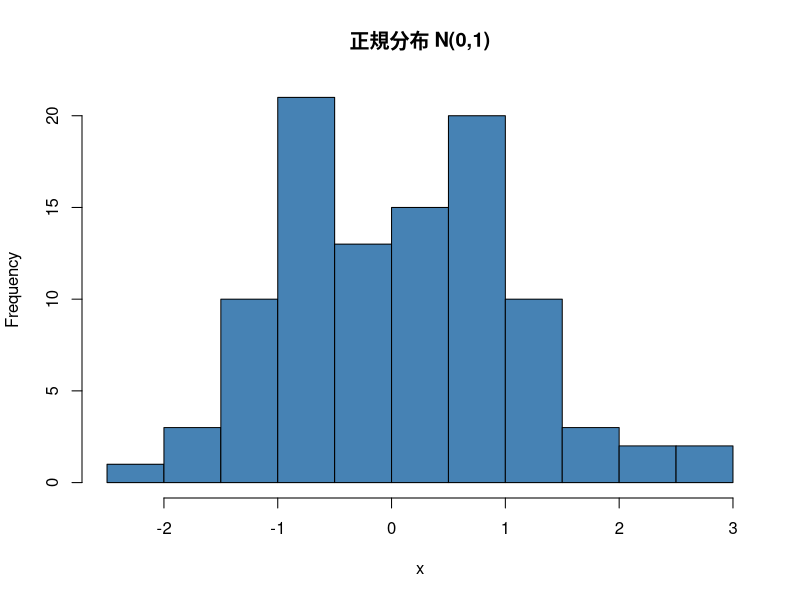
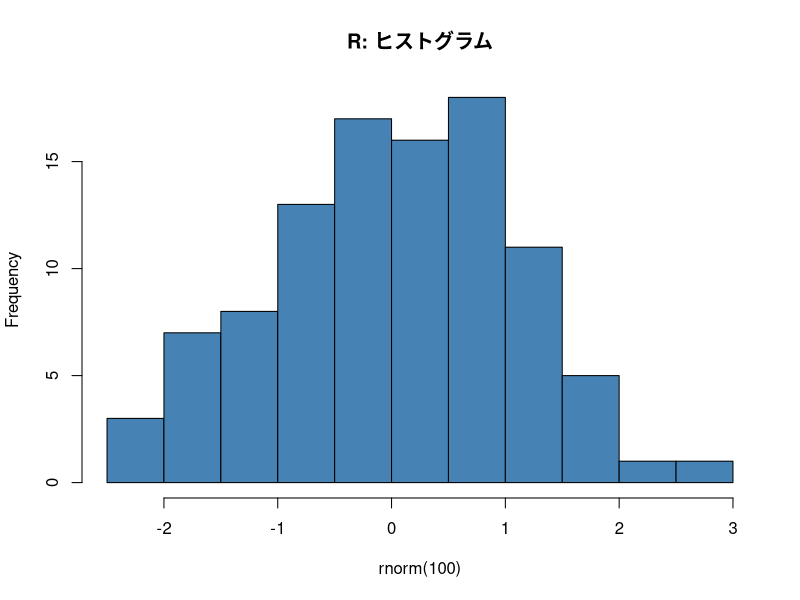
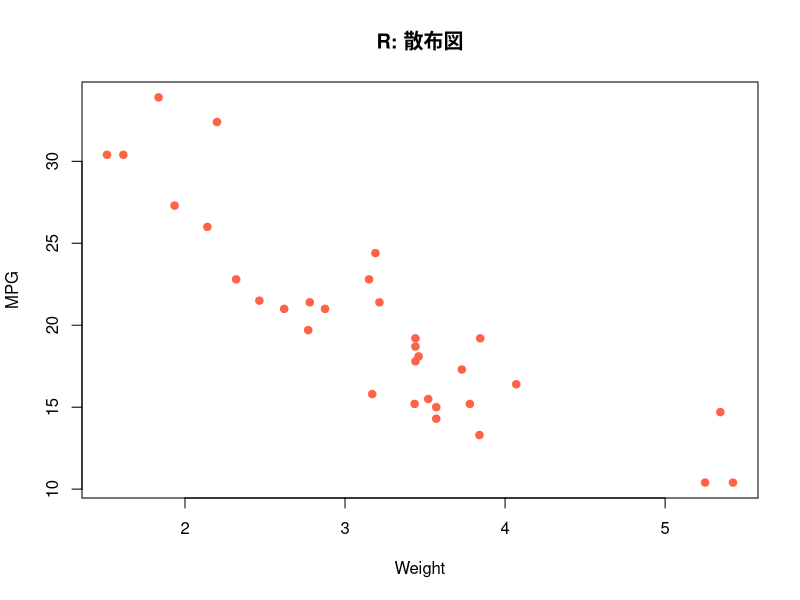

Generate these figures, in order, with R:
## ---- chunk 1
#| label: fig-hist
#| fig-cap: "正規乱数の分布"
x <- rnorm(100)
hist(x, main = "正規分布 N(0,1)", col = "steelblue", breaks = 15)
## ---- chunk 2
#| echo: true
hist(rnorm(100), col = "steelblue", main = "R: ヒストグラム")
## ---- chunk 3
#| echo: true
plot(mtcars$wt, mtcars$mpg, col = "tomato", pch = 19,
     xlab = "Weight", ylab = "MPG", main = "R: 散布図")
